Frame 1 (no input): blank canvas, image omitted
Frame 60 (the mouse pressed at the canvas centre just before this capture): blank canvas, image omitted
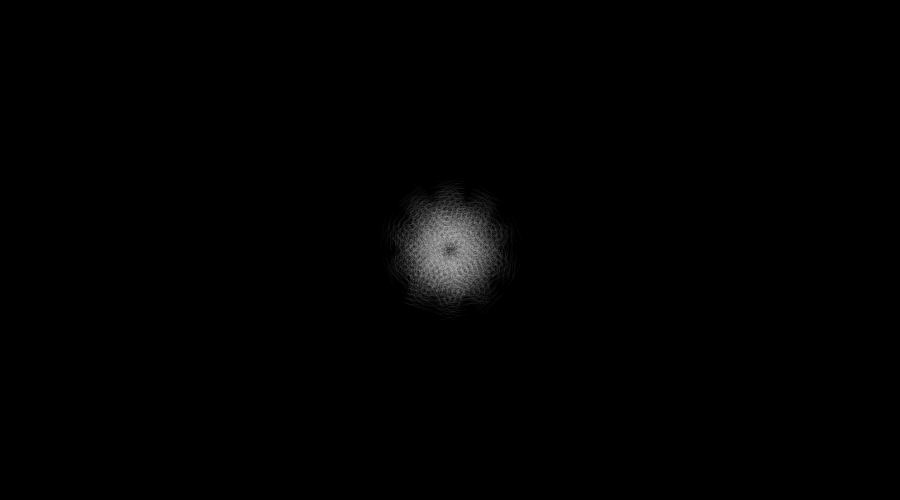
Frame 120 (the mouse held since frame 60 and released just before this capture)

The Processing sketch whose frames 1 and 60 were blank and that drew this single picture after the mouse press (run headless with seeded random() and noise(); from frame 60 on, the mouse is pressed at the canvas centre):

// Processing sketch: testa2
// ── testa2.pde
void setup()
{
 
   size(900,500);
   background(0);
   stroke(255,5);
   //strokeWeight(20);
}

int last = 0;
float angle = 0.0f;

void draw()
{
    if(mousePressed)
    {
      for(int h=0;h<10;h++)
      {
            
            float size = random(50);
            PVector v = new PVector( mouseX + size * cos( 2*PI*0.1*h ) , mouseY + size * sin( 2*PI*0.1*h ) );
             
            al.add(v);
            
              if(al.size() >= 2)
              {
                
                
                
                for(int i=al.size()-2;i<al.size()-1;i++)
                {
                   PVector a = al.get(i);
                   PVector b = al.get(i+1);
                   
                   double angle = atan2( b.y-a.y, b.x-a.x );
                   
                   
                   
                   for(int k=-5;k<5;k++)
                   { 
                     pushMatrix(); 
                     translate( a.x + k*r*cos((float)angle+0.5*PI)  ,a.y + k*r*sin((float)angle+0.5*PI)  );
                     for(int f=0;f<10;f++)
                     {
                       line(f * (b.x-a.x) * 0.1 , f * 0.1*(b.y-a.y) ,(f+1) * (b.x-a.x) * 0.1 , (f+1) * 0.1*(b.y-a.y) );
                     }
                     popMatrix();  
                   }
                   
                   
                    
                }
              }  
          
          
          
          
        }  
    
    }
  
}

float r = 5;

ArrayList<PVector> al = new ArrayList<PVector>();

void mouseReleased()
{
  al.clear(); 
}
